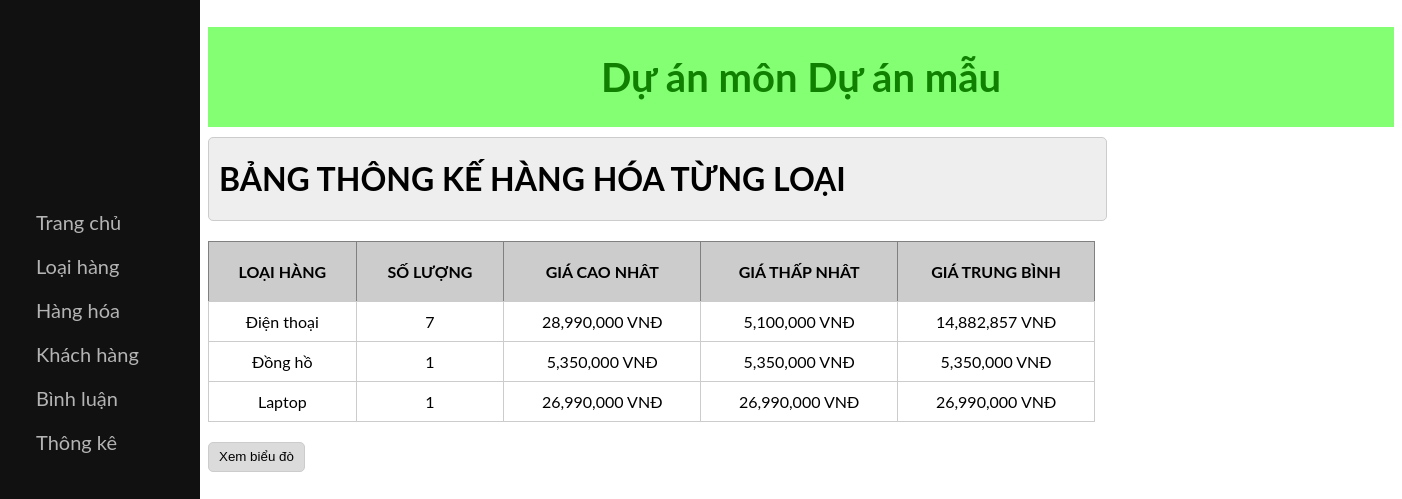
Page /admin/index.php?act=listtk on the committed database.
### tables this page shows
CREATE TABLE `loai` (
  `ma_loai` int(11) NOT NULL,
  `ten_loai` varchar(255) NOT NULL
);

### dao/pdo.php (called while the page is built, shortened)
<?php
function pdo_get_connection()
{
    $dburl = "mysql:host=localhost;dbname=duan;charset=utf8";
    $username = 'root';
    $password = '';
    $conn = new PDO($dburl, $username, $password);
    $conn->setAttribute(PDO::ATTR_ERRMODE, PDO::ERRMODE_EXCEPTION);
    return $conn;
}
function pdo_query($sql)
{
    $sql_args = array_slice(func_get_args(), 1);
    try {
        $conn = pdo_get_connection();
        $stmt = $conn->prepare($sql);
        $stmt->execute($sql_args);
        $rows = $stmt->fetchAll();
        return $rows;
    } catch (PDOException $e) {
        throw $e;
    } finally {
        unset($conn);
    }
}
?>

### dao/thongke.php (called while the page is built)
<?php
function loadAll_thongke(){
    $sql = "select loai.ten_loai, loai.ma_loai, count(*) so_luong, min(hh.don_gia) gia_min, max(hh.don_gia) gia_max, avg(hh.don_gia) gia_avg from hang_hoa hh join loai loai on loai.ma_loai=hh.ma_loai group by loai.ma_loai, loai.ten_loai";
    $listthongke = pdo_query($sql);
    return $listthongke;
}
?>

### admin/thongke/list.php (the view)
<div class="hop">
    <div class="row">
        <div class="row frmtitle">
            <H1>BẢNG THÔNG KẾ HÀNG HÓA TỪNG LOẠI</H1>
        </div>
        <div class="row frmcontent">
            <div class="row mb10 frmthongke">
                <table border="1">
                    <tr>
                        <th>LOẠI HÀNG</th>
                        <th>SỐ LƯỢNG</th>
                        <th>GIÁ CAO NHÂT</th>
                        <th>GIÁ THẤP NHÂT</th>
                        <th>GIÁ TRUNG BÌNH</th>
                    </tr>
                    <?php foreach ($listthongke as $thongke) {
                        extract($thongke);
                    ?>
                        <tr>
                            <td><?= $ten_loai ?></td>
                            <td><?= $so_luong ?></td>
                            <td><?= number_format($gia_max) ?> VNĐ</td>
                            <td><?= number_format($gia_min) ?> VNĐ</td>
                            <td><?= number_format($gia_avg) ?> VNĐ</td>
                        </tr>
                    <?php } ?>
                </table>
            </div>
            <div class="row mb10">
                <a href="index.php?act=bieudo"><input type="button" value="Xem biểu đò"></a>
            </div>
        </div>
    </div>
</div>

### admin/css/admin.css (style rules this page uses)
body { font-family: "Lato", sans-serif; overflow-x: hidden; }
.row { width: 80%; }
.hop { width: 100%; margin-left: 200px; margin-top: 10px; }
.mb10 { width: 100%; margin-bottom: 20px; }
.frmtitle { background-color: #eee; border: 1px #ccc solid; color: #000; border-radius: 5px; padding: 0px 0px 0px 10px; }
.frmcontent { padding: 20px 0px; }
.frmcontent input[type="submit"], .frmcontent input[type="reset"], .frmcontent input[type="button"] { height: 30px; border-radius: 5px; padding: 5px 10px; background-color: rgb(219, 219, 219); border: 1px #ccc solid; }
.frmthongke table { width: 100%; border-collapse: collapse; }
.frmthongke table th:nth-child(1) { width: 15%; padding: 20px; background-color: #ccc; }
.frmthongke table th:nth-child(2) { width: 15%; background-color: #ccc; }
.frmthongke table th:nth-child(3) { width: 20%; background-color: #ccc; }
.frmthongke table th:nth-child(4) { width: 20%; background-color: #ccc; }
.frmthongke table th:nth-child(5) { width: 20%; background-color: #ccc; }
.frmthongke table td { padding: 10px 0px; border: 1px #ccc solid; text-align: center; }

### rows in the picture
loai: ten_loai "Điện thoại", so_luong "7", gia_max "28,990,000", gia_min "5,100,000", gia_avg "14,882,857"
loai: ten_loai "Đồng hồ", so_luong "1", gia_max "5,350,000", gia_min "5,350,000", gia_avg "5,350,000"
loai: ten_loai "Laptop", so_luong "1", gia_max "26,990,000", gia_min "26,990,000", gia_avg "26,990,000"
